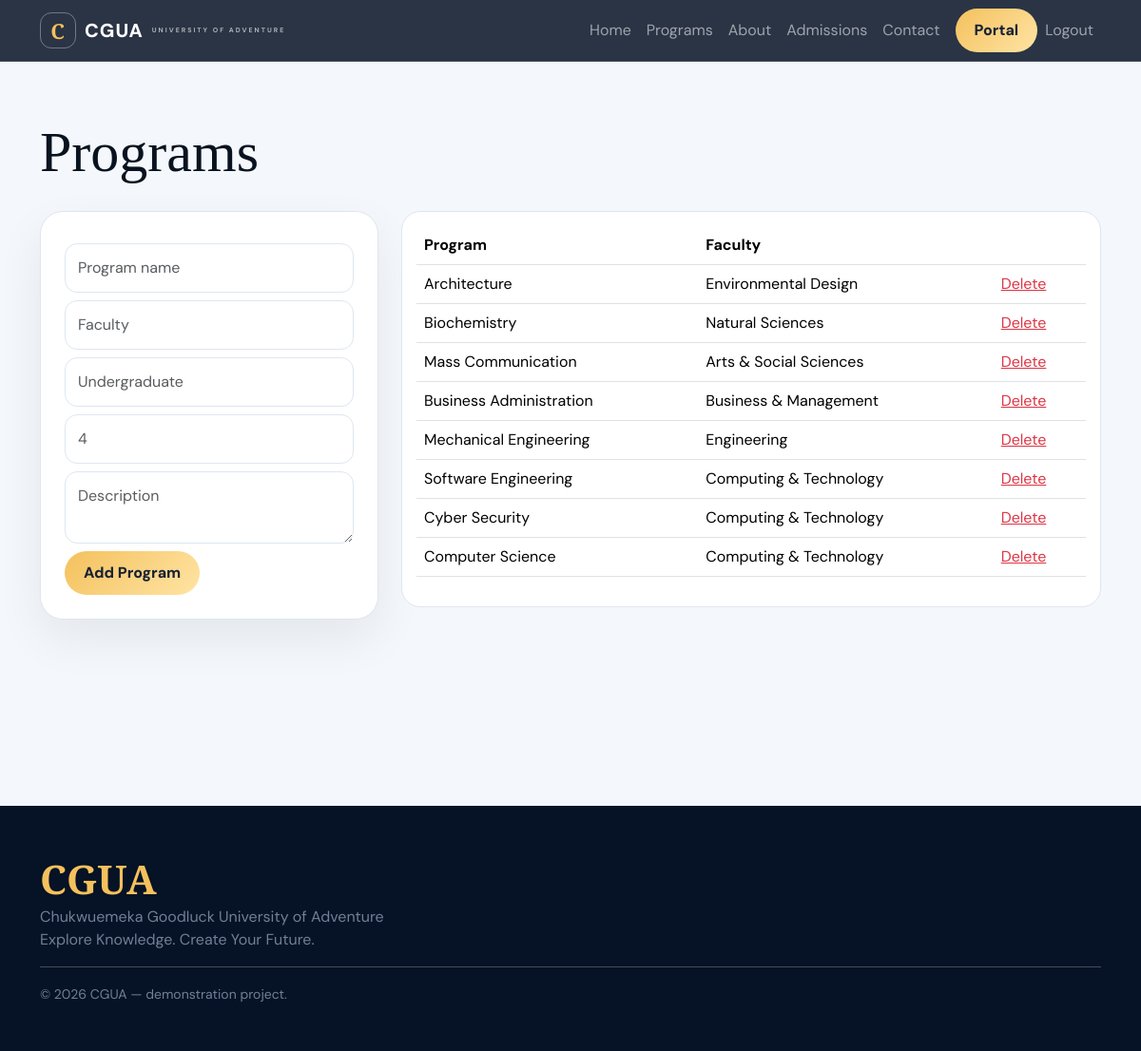
Screenshot of /admin/programs.php (signed in) with the database file from the repository.
### tables this page shows
CREATE TABLE programs(id INT AUTO_INCREMENT PRIMARY KEY,name VARCHAR(160) NOT NULL,faculty VARCHAR(120) NOT NULL,level VARCHAR(60) NOT NULL,duration INT NOT NULL,description TEXT,created_at TIMESTAMP DEFAULT CURRENT_TIMESTAMP);

### config.php (called while the page is built, shortened)
<?php
function e($v){return htmlspecialchars($v??"",ENT_QUOTES,"UTF-8");}
function is_logged_in(){return isset($_SESSION["user_id"]);}
?>

### admin/programs.php (the view)
<?php require "../config.php";require_role("admin");if($_SERVER["REQUEST_METHOD"]==="POST"){$s=$conn->prepare("INSERT INTO programs(name,faculty,level,duration,description) VALUES(?,?,?,?,?)");$s->bind_param("sssis",$_POST["name"],$_POST["faculty"],$_POST["level"],$_POST["duration"],$_POST["description"]);$s->execute();header("Location: programs.php");exit;}if(isset($_GET["delete"])){$s=$conn->prepare("DELETE FROM programs WHERE id=?");$s->bind_param("i",$_GET["delete"]);$s->execute();header("Location: programs.php");exit;}$rows=$conn->query("SELECT * FROM programs ORDER BY id DESC");$page_title="Programs";require "../includes/header.php";?><section class="portal-shell pb-5"><div class="container"><h1 class="section-title">Programs</h1><div class="row g-4 mt-2"><div class="col-lg-4"><form method="post" class="dashboard-card"><input class="form-control my-2" name="name" placeholder="Program name" required><input class="form-control my-2" name="faculty" placeholder="Faculty" required><input class="form-control my-2" name="level" placeholder="Undergraduate" required><input class="form-control my-2" name="duration" type="number" placeholder="4" required><textarea class="form-control my-2" name="description" placeholder="Description"></textarea><button class="btn btn-adventure rounded-pill">Add Program</button></form></div><div class="col-lg-8"><div class="table-wrap"><table class="table"><tr><th>Program</th><th>Faculty</th><th></th></tr><?php while($p=$rows->fetch_assoc()):?><tr><td><?=e($p["name"])?></td><td><?=e($p["faculty"])?></td><td><a class="text-danger" href="?delete=<?=$p["id"]?>" onclick="return confirm('Delete?')">Delete</a></td></tr><?php endwhile;?></table></div></div></div></div></section><?php require "../includes/footer.php";?>

### includes/header.php
<?php if(!isset($page_title))$page_title="CGUA"; ?><!doctype html><html lang="en"><head><meta charset="utf-8"><meta name="viewport" content="width=device-width,initial-scale=1"><title><?=e($page_title)?> | CGUA</title><link href="https://cdn.jsdelivr.net/npm/bootstrap@5.3.3/dist/css/bootstrap.min.css" rel="stylesheet"><link href="https://fonts.googleapis.com/css2?family=DM+Sans:wght@400;600;700&family=Playfair+Display:wght@600;700;800&display=swap" rel="stylesheet"><link rel="stylesheet" href="/cgua/assets/css/style.css"></head><body><div class="page-loader"><b>CGUA</b></div><nav class="navbar navbar-expand-lg navbar-dark fixed-top nav-glass"><div class="container"><a class="navbar-brand" href="/cgua/"><span class="brand-mark">C</span> CGUA <small>UNIVERSITY OF ADVENTURE</small></a><button class="navbar-toggler" data-bs-toggle="collapse" data-bs-target="#nav"><span class="navbar-toggler-icon"></span></button><div class="collapse navbar-collapse" id="nav"><ul class="navbar-nav ms-auto align-items-lg-center"><li><a class="nav-link" href="/cgua/">Home</a></li><li><a class="nav-link" href="/cgua/programs.php">Programs</a></li><li><a class="nav-link" href="/cgua/about.php">About</a></li><li><a class="nav-link" href="/cgua/admissions/apply.php">Admissions</a></li><li><a class="nav-link" href="/cgua/contact.php">Contact</a></li><?php if(is_logged_in()):?><li><a class="btn btn-adventure rounded-pill ms-lg-2" href="/cgua/<?=($_SESSION["role"]==="admin"?"admin":($_SESSION["role"]==="lecturer"?"lecturer":"student"))?>/">Portal</a></li><li><a class="nav-link" href="/cgua/auth/logout.php">Logout</a></li><?php else:?><li><a class="nav-link" href="/cgua/auth/login.php">Login</a></li><li><a class="btn btn-adventure rounded-pill ms-lg-2" href="/cgua/auth/register.php">Create Account</a></li><?php endif;?></ul></div></div></nav>

### includes/footer.php (shortened to what this page needs)
<footer class="site-footer mt-5"><div class="container py-5"><div class="footer-brand">CGUA</div><p class="muted">Chukwuemeka Goodluck University of Adventure<br>Explore Knowledge. Create Your Future.</p><hr><small class="muted">© <?=date("Y")?> CGUA — demonstration project.</small></div></footer></body></html>

### assets/css/style.css (style rules this page uses)
:root { --navy:#07172c;--blue:#1967ff;--cyan:#42d9ff;--gold:#f4c15d;--paper:#f4f7fb;--ink:#08131f;--muted:#708096;--line:#dfe6ef }
* { box-sizing:border-box }
html { scroll-behavior:smooth }
body { margin:0;background:var(--paper);color:var(--ink);font-family:"DM Sans",sans-serif }
.nav-glass { background:#061225d9;backdrop-filter:blur(18px);border-bottom:1px solid #fff2 }
.navbar-brand { font-weight:800;letter-spacing:1px;display:flex;align-items:center;gap:9px }
.navbar-brand small { font-size:7px;letter-spacing:2px;opacity:.6;display:block }
.brand-mark { width:38px;height:38px;border:1px solid #fff5;border-radius:12px;display:grid;place-items:center;color:var(--gold);font:700 22px "Playfair Display" }
.display-title,.section-title { font-family:"Playfair Display" }
.btn-adventure { background:linear-gradient(135deg,var(--gold),#ffe4a4);border:0;color:#182235;font-weight:800;padding:11px 20px }
.stat-card,.dashboard-card,.program-card,.news-card { background:#fff;border:1px solid var(--line);border-radius:24px;box-shadow:0 20px 50px #08131f12 }
.section-title { font-size:clamp(2.5rem,5vw,4.5rem);line-height:1 }
.site-footer { background:#061225;color:white }
.footer-brand { font:700 42px "Playfair Display";color:var(--gold) }
.muted { color:var(--muted) }
.portal-shell { padding-top:130px;min-height:100vh }
.dashboard-card { padding:25px }
.form-control,.form-select { padding:13px;border-radius:13px;border:1px solid var(--line) }
.table-wrap { background:#fff;border:1px solid var(--line);border-radius:20px;padding:15px;overflow:auto }

### rows the page displays
programs: name "Architecture", faculty "Environmental Design"
programs: name "Biochemistry", faculty "Natural Sciences"
programs: name "Mass Communication", faculty "Arts & Social Sciences"
programs: name "Business Administration", faculty "Business & Management"
programs: name "Mechanical Engineering", faculty "Engineering"
programs: name "Software Engineering", faculty "Computing & Technology"
programs: name "Cyber Security", faculty "Computing & Technology"
programs: name "Computer Science", faculty "Computing & Technology"
